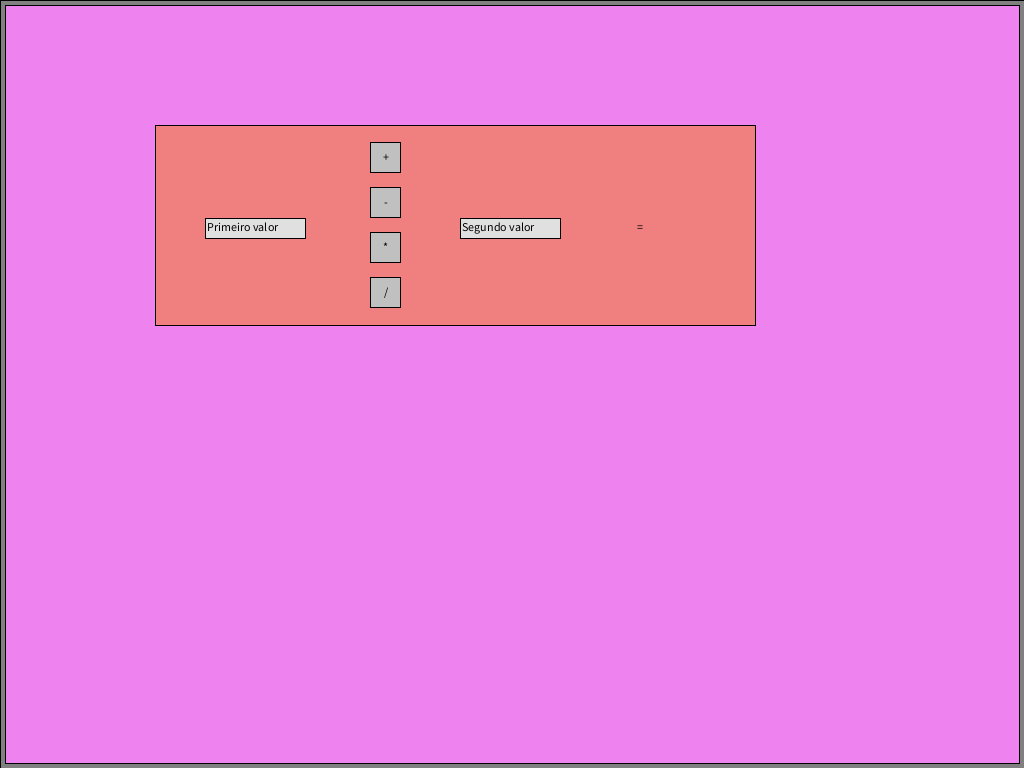
Frame 1 (no input)
Frame 60 (the mouse pressed at the canvas centre just before this capture): identical to frame 1, image omitted
Frame 120 (the mouse held since frame 60 and released just before this capture): identical to frame 1, image omitted

The Processing sketch that drew this single still picture (run headless with seeded random() and noise(); from frame 60 on, the mouse is pressed at the canvas centre):

// Processing sketch: Tutorial08
// ── Tutorial08.pde
Botao btSoma, btSubtrai, btMultiplica, btDivisao; //<>//
Entrada entValor1, entValor2;
Painel p, painelCalculadora;
Rotulo rotResultado;

class Principal extends IGU {
  
  void acao(Componente c) {
    String valor1 = entValor1.texto();
    String valor2 = entValor2.texto();
    float num1 = float (valor1);
    float num2 = float (valor2);

    float resultado = 0;
 
    if (c instanceof Botao) {
      if (c == btSoma) {
        resultado = num1 + num2;
      } else if (c == btSubtrai) {
        resultado = num1 - num2;
      } else if (c == btMultiplica) {
        resultado = num1 * num2;
      } else if (c == btDivisao) {
        resultado = num1 / num2;
      } 
      rotResultado.texto("=" + str (resultado));
    }
  }
}

IGU principal;

void setup() {
  size(1024, 768);

  // A classe Principal, descedente de IGU, é o componente principal que ocupa a área toda da aplicação.
  principal = new Principal();

  p = new Painel(principal, 5, 5, (int)Raiz.largura - 10, (int)Raiz.altura - 10);

  p.fundo(color(238, 130, 238));
  
  painelCalculadora = new PainelCalculadora(p, 150, 120);
  painelCalculadora.fundo(color (240,128,128));
}

// A classe PainelCalculadora, descedente de Painel, é o componente que apresenta um novo painel na aplicação, onde a calculadora será exibida.
class PainelCalculadora extends Painel {
  PainelCalculadora(Painel pai, int x, int y) {
    //"super" é o método construtor da classe PainelCalculadora.
    super(pai, x, y, 600, 200);
    btSoma = new Botao("+", this, 215, 17, 30, 30);
    btSubtrai = new Botao("-", this, 215, 62, 30, 30);
    btMultiplica = new Botao("*", this, 215, 107, 30, 30);
    btDivisao = new Botao("/", this, 215, 152, 30, 30);
  
    entValor1 = new Entrada("Primeiro valor", this, 50, 93, 100, 20);
    entValor2 = new Entrada("Segundo valor", this, 305, 93, 100, 20);

    rotResultado = new Rotulo("=", this, 480, 88, 100, 30);
  }
}

void draw() {
  principal.redesenha();
}

// ── IGU.pde
final int END = 35; //<>// //<>// //<>// //<>// //<>//
final int SHIFT = 16;

class Componente {

  Componente pai;
  ArrayList<Componente> componentes = new ArrayList<Componente>();
  Ponto2D ptos[];
  Poligono poli;
  int xAbs, yAbs;
  int x, y, larg, altu;
  int xRecorte, yRecorte, largRecorte, altuRecorte;
  color corFundo = color(128, 128, 128);
  color corFrente = color(0, 0, 0);
  boolean podeReceberFoco = true;
  int tamanhoTexto = 12;
  Componente proxTabComponente = null;
  Componente anteTabComponente = null;
  boolean visivel = true;

  Componente(Componente pai, int x, int y, int larg, int altu) {
    forma(pai, x, y, larg, altu);
    pai.componentes.add(this);
  }

  Componente(Componente pai, int ... ptos) {
    formaPoli(pai, ptos);
    pai.componentes.add(this);
  }

  Componente(int x, int y, int larg, int altu) {
    forma(null, x, y, larg, altu);
  }

  Componente(int ... ptos) {
    formaPoli(null, ptos);
  }

  void minMax(Ponto2D min, Ponto2D max, int ... ptosXY) {
    ptos = new Ponto2D[ptosXY.length/2];
    min.x = min.y = Integer.MAX_VALUE;
    max.x = max.y = Integer.MIN_VALUE;
    for (int i = 0; i < ptosXY.length; i += 2) {
      min.x = min(min.x, ptosXY[i]);
      min.y = min(min.y, ptosXY[i + 1]);
      max.x = max(max.x, ptosXY[i]);
      max.y = max(max.y, ptosXY[i + 1]);
    }
  }

  void forma(Componente pai, int x, int y, int larg, int altu) {
    formaPoli(pai, x, y, x + larg, y, x + larg, y + altu, x, y + altu);
  }

  void formaPoli(Componente pai, int ... ptosXY) {
    Ponto2D min = new Ponto2D();
    Ponto2D max = new Ponto2D();
    minMax(min, max, ptosXY);
    for (int i = 0; i < ptosXY.length; i += 2) {
      ptos[i / 2] = new Ponto2D(ptosXY[i] - min.x, ptosXY[i + 1] - min.y);
    }
    larg = max.x - min.x;
    altu = max.y - min.y;
    if (pai != null) {
      this.pai = pai;
      xAbs = pai.xAbs + min.x;
      yAbs = pai.yAbs + min.y;
    } else {
      xAbs = min.x;
      yAbs = min.y;
    }
      println(xAbs, yAbs);
    x = min.x;
    y = min.y;
    recorta();
    poli = new Poligono(ptos);
    for (Componente c : componentes)
      c.move(c.x, c.y);
    redraw();
  }

  void visivel(boolean b) {
    visivel = b;
    redraw();
  }

  void fundo(color c) {
    corFundo = c;
    redraw();
  }

  void frente(color c) {
    corFrente = c;
    redraw();
  }

  void move(int x, int y) {
    xAbs = pai.xAbs + x;
    yAbs = pai.yAbs + y;
      println(xAbs, yAbs);
    recorta();
    this.x = x;
    this.y = y;
    for (Componente c : componentes)
      c.move(c.x, c.y);
    redraw();
  }

  boolean dentroDoComponente(int x, int y) {
    x -= xAbs;
    y -= yAbs;
    return poli.contem(x, y);
  }

  void recorta() {
    if (pai == null) {
      xRecorte = Raiz.xEscala(xAbs);
      yRecorte = Raiz.yEscala(yAbs);
      largRecorte = round(larg * Raiz.escala);
      altuRecorte = round(altu * Raiz.escala);
    } else {
      xRecorte = max(Raiz.xEscala(xAbs), pai.xRecorte);
      yRecorte = max(Raiz.yEscala(yAbs), pai.yRecorte);
      largRecorte = min(Raiz.xEscala(xAbs + larg), pai.xRecorte + pai.largRecorte) - xRecorte;
      altuRecorte = min(Raiz.yEscala(yAbs + altu), pai.yRecorte + pai.altuRecorte) - yRecorte;
    }
  }

  void redesenha() {
    if (visivel) { 
      clip(xRecorte, yRecorte, largRecorte + 1, altuRecorte + 1);
      pushMatrix();
      translate(Raiz.xDesloc + xAbs * Raiz.escala, Raiz.yDesloc + yAbs * Raiz.escala);
      scale(Raiz.escala);
      atualiza();
      popMatrix();
      for (Componente c : componentes)
        c.redesenha();
      clip(xRecorte, yRecorte, largRecorte + 1, altuRecorte + 1);
      pushMatrix();
      translate(Raiz.xDesloc + xAbs * Raiz.escala, Raiz.yDesloc + yAbs * Raiz.escala);
      scale(Raiz.escala);
      atualizaContorno();
      popMatrix();
    }
  }

  protected void atualiza() {
    textAlign(LEFT, TOP);
    strokeWeight(1); 
    stroke(0);
    poli.corPreenchimento(corFundo);
    textSize(tamanhoTexto);
    stroke(corFrente);
    desenha();
  }

  protected void atualizaContorno() {
    strokeWeight(1); 
    stroke(corFrente);
    desenhaContorno();
  }

  void desenhaContorno() {
    poli.desenhaContorno();
  }

  void desenhaContorno(int dx, int dy) {
    poli.desenhaContorno(dx, dy);
  }

  void desenha() {
    poli.desenha();
  }

  void acao() {
    acao(this);
  }

  void acao(Componente c) {
    if (pai != null)
      pai.acao(c);
  }

  void mouseEntrou(int x, int y) {
  }

  void mouseSaiu() {
  }

  void mouseApertou(int botao, int x, int y) {
  }

  void mouseSoltou(int botao, int x, int y) {
  }

  void mouseClicou(int botao, int x, int y) {
  }

  void perdeuFoco(Componente receberaFoco) {
  }

  void ganhouFoco(Componente perdeuFoco) {
  }

  void teclaPressionada(int tecla, int codigo) {
  }

  void teclaLiberada(int tecla, int codigo) {
  }

  void teclaDigitada(int tecla, int codigo) {
  }

  void remove() {
    visivel(false);
    pai.componentes.remove(this);
    redraw();
  }
}

class Rotulo extends Componente {
  String texto;
  int alinha = LEFT;

  Rotulo(String texto, Componente pai, int x, int y, int larg, int altu) {
    super(pai, x, y, larg, altu);
    init(texto);
  }

  Rotulo(String texto, Componente pai, int ... ptos) {
    super(pai, ptos);
    init(texto);
  }

  void init(String texto) {
    this.texto = texto;
    podeReceberFoco = false;
  }

  void alinhamento(int alinha) {
    this.alinha = alinha;
  }  

  String texto() {
    return texto;
  }

  void texto(String txt) {
    texto = txt;
    redraw();
  }

  void desenha() {
    int x = 2;
    switch (alinha) {
    case CENTER:
      x = (larg - (int)textWidth(texto)) / 2;
      break;
    case RIGHT:
      x = larg - (int)textWidth(texto) - 2;
      break;
    }
    fill(corFrente);
    text(texto, x, (altu - Raiz.alturaMinima)/2);
  }

  void desenhaContorno() {
  }
}

class Botao extends Componente {
  String texto;
  boolean pressionado = false;
  boolean preparado = false;

  Botao(String texto, Componente pai, int x, int y, int larg, int altu) {
    super(pai, x, y, larg, altu);
    init(texto);
  }

  Botao(String texto, Componente pai, int ... ptosXY) {
    super(pai, ptosXY);
    init(texto);
  }

  void init(String texto) {
    this.texto = texto;
    corFundo = color(192, 192, 192);
  }

  void mouseApertou(int botao, int x, int y) {
    pressionado = true;
    redraw();
  }

  void mouseSoltou(int botao, int x, int y) {
    pressionado = false;
    redraw();
  }

  void mouseEntrou(int x, int y) {
    pressionado = false;
    preparado = true;
    redraw();
  }

  void mouseSaiu() {
    pressionado = false;
    preparado = false;
    redraw();
  }

  void mouseClicou(int botao, int x, int y) {
    acao();
    redraw();
  }

  void desenhaFundo() {
    noStroke();
    poli.corPreenchimento(corFundo);
    poli.desenha();
  }

  void desenhaFrente(int dx, int dy) {
    fill(corFrente);
    text(texto, (larg - (int)textWidth(texto)) / 2 + dx, (altu - Raiz.alturaMinima)/2 + dy);
  }

  void desenhaAcionado() {
    desenhaFundo();
    stroke(lerpColor(corFundo, color(0, 0, 0), 0.5)); 
    desenhaContorno(1, 1);
    desenhaFrente(1, 1);
  }

  void desenhaPreparado() { 
    desenhaFundo();
    stroke(lerpColor(corFundo, color(0, 0, 0), 0.5));
    desenhaContorno(-1, -1); 
    stroke(lerpColor(corFundo, color(255, 255, 255), 0.5));
    desenhaContorno(1, 1);
    desenhaFrente(0, 0);
  }

  void desenhaNormal() {
    desenhaFundo();
    desenhaFrente(1, 1);
  }

  void desenha() {
    if (pressionado) {
      desenhaAcionado();
    } else if (preparado) {
      desenhaPreparado();
    } else {
      desenhaNormal();
    }
  }
}

class PainelEstados extends Painel {
  int ultimoId = 0;
  
  PainelEstados(Componente pai, int x, int y, int larg, int altu) {
    super(pai, x, y, larg, altu);
  }

  PainelEstados(String opcoes[], Componente pai, int x, int y) {
    super(pai, x, y, 10, 10);
    int maxX = 0;
    int maxY = Raiz.alturaMinima;
    for (String op : opcoes) {
      if (maxX < (int)textWidth(op)) {
        maxX = (int)textWidth(op);
      }
    }
    maxY += 2;
    forma(pai, x, y, maxX + maxY*2, maxY * opcoes.length);
    int posY = 0;
    for (String op : opcoes) {
      new BotaoEstado(op, this, 0, posY, larg, maxY);
      posY += maxY;
    }
  }

  void atribuiProxId(BotaoEstado be) {
  }
  
  void acao(Componente c) {
    for (Componente irmao : componentes) {
      if (irmao instanceof BotaoEstado && irmao != c) {
        ((BotaoEstado)irmao).estado(false);
      }
    }
    super.acao(c);
  }

  BotaoEstado selecionado() {
    for (Componente c : componentes) {
      if (c instanceof BotaoEstado) {
        BotaoEstado bt = (BotaoEstado)c;
        if (bt.estado) {
          return bt;
        }
      }
    }
    return null;
  }

  int idSelecionado() {
    BotaoEstado bt = selecionado();
    if (bt != null) {
      return bt.id();
    } else { 
      return -1;
    }
  }
}

class BotaoEstado extends Botao {
  private boolean estado = false;
  private int id = -1;

  BotaoEstado(String texto, Componente pai, int x, int y, int larg, int altu) {
    super(texto, pai, x, y, larg, altu);
    atribuiId();
  }

  BotaoEstado(String texto, Componente pai, int ... ptosXY) {
    super(texto, pai, ptosXY);
    atribuiId();
  }
  
  void atribuiId() {
    if (pai instanceof PainelEstados) {
      id(((PainelEstados)pai).ultimoId++);
    }
  }

  void id(int id) {
    this.id = id;
  }

  int id() {
    return id;
  }

  void estado(boolean e) {
    estado = e;
    redesenha();
  }

  void acao() {
    if (pai instanceof PainelEstados) {
      estado(true);
    } else {
      estado(!estado);
    }
    acao(this);
  }

  void desenhaFrente(int dx, int dy) {
    int y = (altu - Raiz.alturaMinima)/2 + dy;
    char simbolo = '\u2718';
    int x = dx + (int)textWidth(simbolo) + 4;
    if (!estado) {
      simbolo = ' ';
    }
    fill(corFrente);
    text(simbolo, dx + 2, y);
    text(texto, x, y);
  }

  void desenha() {
    if (pressionado || estado) {
      desenhaAcionado();
    } else if (preparado) {
      desenhaPreparado();
    } else {
      desenhaNormal();
    }
  }
}

class Entrada extends Componente {
  String texto;
  int xPosTexto = 2;
  int yPosTexto;
  int alinha = LEFT;
  boolean botaoPressionado = false;
  boolean comFoco = false;
  int selecaoInicio;
  int selecaoFim;
  color corSelecao = 255;

  /** valores da variavel selecionando */
  final int NAO = 0;
  final int SIM = 1; // selecionando, mas sem direcao definida
  final int INICIO = 2;
  final int FIM = 3;
  int selecionando = NAO;

  Entrada(String texto, Componente pai, int x, int y, int larg, int altu) {
    super(pai, x, y, larg, altu);
    init(texto);
  }

  Entrada(String texto, Componente pai, int ... ptos) {
    super(pai, ptos);
    init(texto);
  }

  void init(String texto) {
    this.texto = texto;
    textSize(tamanhoTexto);
    int altuTexto = Raiz.alturaMinima;
    yPosTexto = (altu - altuTexto)/2;
    corFundo = 224;
    selecionaTudo();
  }

  void texto(String texto) {
    int compr = texto.length();
    if (selecaoInicio > compr)
      selecaoInicio = compr;
    if (selecaoFim >= selecaoInicio)
      selecaoFim = selecaoInicio - 1;
    this.texto = texto;
  }

  String texto() {
    return texto;
  }

  void selecionaTudo() {
    selecaoInicio = 0;
    selecaoFim = texto.length()-1;
  }

  void alinhamento(int alinha) {
    this.alinha = alinha;
    redraw();
  }

  void perdeuFoco(Componente receberaFoco) {
    comFoco = false;
    redraw();
  }

  void ganhouFoco(Componente perdeuFoco) {
    comFoco = true;
    selecionaTudo();
    redraw();
  }

  void corFundoTexto(color c) {
    corSelecao = c;
  }

  void desenha() {
    int xTexto = xPosTexto;
    int xCarete;
    super.desenha();
    switch (alinha) {
    case CENTER:
      xTexto += (larg - (int)textWidth(texto)) / 2;
      break;
    case RIGHT:
      xTexto += larg - (int)textWidth(texto) - 2;
      break;
    }
    textSize(tamanhoTexto);
    //println("selecaox ini: "+selecaoInicio+" fin: "+selecaoFim+" \""+texto+"\"");
    int altuTexto = Raiz.alturaMinima;
    int xTam = (int)textWidth(texto.substring(selecaoInicio, selecaoFim + 1));
    xCarete = xTexto + (int)textWidth(texto.substring(0, selecaoInicio));
    if (comFoco) {
      fill(color(corSelecao));
      rectMode(CORNER);
      rect(xCarete, yPosTexto, xTam, altuTexto);
    }
    fill(corFrente);
    text(texto, xTexto, yPosTexto);
  }

  String substituiSelecao(String carac) {
    String s = "";
    if (selecaoInicio > 0)
      s = texto.substring(0, selecaoInicio);
    s += carac;
    if (selecaoFim < texto.length() - 1)
      s += texto.substring(selecaoFim + 1);
    return s;
  }

  void teclaDigitada(int tecla, int codigo) {  
    switch (tecla) {
    case CODED:
      return;
    case DELETE:
    case BACKSPACE:
      if (selecaoInicio > selecaoFim)
        if (tecla == DELETE) 
          selecaoFim = selecaoInicio;
        else 
        selecaoInicio = selecaoFim;
      texto = substituiSelecao("");
      if (selecaoInicio >= 0)
        selecaoInicio--;
      selecaoFim = selecaoInicio++;
      break;
    case ENTER:
    case RETURN:
      acao();
      break;
    default:
      textSize(tamanhoTexto);
      String s = substituiSelecao(str((char)tecla));
      if (textWidth(s) < larg - 4) {
        texto = s;
        selecaoFim = selecaoInicio++;
      }
    }
    redraw();
  } 

  void teclaPressionada(int tecla, int codigo) {
    if (Raiz.shift)
      selecionando = SIM;
    switch (codigo) {
    case RIGHT:
      if (selecionando == NAO) {
        if (selecaoFim < texto.length() - 1) 
          selecaoFim ++;
        selecaoInicio = selecaoFim + 1;
      } else {
        if (selecionando == SIM)
          selecionando = FIM;
        if (selecionando == FIM) 
          if (selecaoFim < texto.length() - 1) 
            selecaoFim ++;        
        if (selecionando == INICIO) {
          if (selecaoInicio < selecaoFim + 1) 
            selecaoInicio ++;
          if (selecaoInicio == selecaoFim + 1)
            selecionando = SIM;
        }
      }
      break;
    case LEFT:
      if (selecionando == NAO) {
        if (selecaoInicio > 0) 
          selecaoInicio --;
        selecaoFim = selecaoInicio - 1;
      } else {
        if (selecionando == SIM)
          selecionando = INICIO;
        if (selecionando == INICIO) 
          if (selecaoInicio > 0) 
            selecaoInicio --;        
        if (selecionando == FIM) {
          if (selecaoInicio < selecaoFim + 1) 
            selecaoFim --;
          if (selecaoInicio == selecaoFim + 1)
            selecionando = SIM;
        }
      }
      break;
    }
    //println(selecaoInicio, selecaoFim);
    redraw();
  }

  void teclaLiberada(int tecla, int codigo) {
    if (!Raiz.shift)
      selecionando = NAO;
  }

  void mouseClicou(int botao, int x, int y) {
    redraw();
  }
}

class Painel extends Componente { 
  Painel(Componente pai, int x, int y, int larg, int altu) {
    super(pai, x, y, larg, altu);
    corFundo = color(224, 224, 224);
  }
}

/** Dialogo */

class SuporteDialogo extends Componente {
  private Componente modalAnterior;

  SuporteDialogo(Componente pai) {
    super(pai, round((Raiz.largura-50)/2), round((Raiz.altura-40)/2), 50, 40);
  }

  void visivel(boolean b) {
    visivel = b;
    if (visivel) {
      modalAnterior = Raiz.modal;
      Raiz.modal = this;
    } else {
      if (modalAnterior != null) {
        Raiz.modal = modalAnterior;
      }
    }
    redraw();
  }
}

class PainelTitulo extends Rotulo {
  Botao botaoFechar;

  PainelTitulo(String titulo, Componente pai) {
    super(titulo, pai, 0, 0, pai.larg, Raiz.alturaMinima+2);
    botaoFechar = new Botao("X", this, x + larg, 0, altu, altu - 1);
    fundo(botaoFechar.corFrente);
    frente(botaoFechar.corFundo);
  }

  void acao(Componente c) {
    if (c == botaoFechar) {
      pai.remove();
    }
  }

  void forma() {
    forma(pai, 0, 0, pai.larg, altu);
    botaoFechar.move(pai.larg - botaoFechar.larg, 0);
  }
  
  void fundo(color c) {
    pai.corFundo = c;
    redraw();
  }
}

class Dialogo extends Componente {
  PainelTitulo painelTitulo;
  
  Dialogo(String titulo) {
    super(new SuporteDialogo(Raiz.igu), round((Raiz.largura-50)/2), 
          round((Raiz.altura-40)/2), 50, 40);
    painelTitulo = new PainelTitulo(titulo, this.pai);
    visivel(false);
  }

  
  Rotulo painelTitulo() {
    return painelTitulo;
  }; 
  
  Botao botaoFechar() {
    return painelTitulo.botaoFechar;
  }
  
  void forma() {
    int minX = Integer.MAX_VALUE;
    int minY = Integer.MAX_VALUE;
    int maxX = 0;
    int maxY = 0;
    for (Componente c : componentes) {
      minX = min(minX, c.x);
      minY = min(minY, c.y);
      maxX = max(maxX, c.x + c.larg);
      maxY = max(maxY, c.y + c.altu);
    }
    minX = min(minX, maxX);
    minY = min(minY, maxY); 
    if (maxX + minX < 80)
      maxX = 80 - minX;
    if (maxY + minY < 60) 
      maxY = 60 - maxY;
    pai.forma(pai.pai, round((Raiz.largura - (minX + maxX))/2), 
              round((Raiz.altura - (minY + maxY))/2 - painelTitulo.altu), 
              minX + maxX, minY + maxY + painelTitulo.altu);
    forma(pai, 0, painelTitulo.altu, minX + maxX, minY + maxY);
    painelTitulo.forma();
  }

  void frente(color c) {
    super.frente(c);
    pai.corFrente = c;
    redraw();
  }
  
  void visivel(boolean b) {
    forma();
    pai.visivel(b);
  }

  void fecha() {
    pai.remove();
  }
}

class IGU extends Componente {
  
  IGU() {
    super(0, 0, width - 1, height - 1);
    iniciaIGU(width, height);
  }

  IGU(float largura, float altura) {
    super(0, 0, width - 1, height - 1);
    iniciaIGU(largura, altura);
  }
  
  void iniciaIGU(float largura, float altura) {
    Raiz.larguraReal = width;
    Raiz.alturaReal = height;
    Raiz.tamanho(largura, altura);
    Raiz.igu = this;
    Raiz.modal = this;
    Raiz.alturaMinima = int(textAscent() + textDescent());
    forma(null, 0, 0, (int)largura, (int)altura);
  }

  Componente componenteNoPonto(int x, int y) {
    return componenteNoPonto(Raiz.modal, x, y);
  }

  Componente componenteNoPonto(Componente cAtual, int x, int y) {
    //println(cAtual);
    if (cAtual.dentroDoComponente(x, y) && cAtual.visivel) {
      for (Componente c : cAtual.componentes) {
        Componente result = componenteNoPonto(c, x, y);
        if (result != null)
          cAtual = result;
      }
      return cAtual;
    }
    return null;
  }
}

class AtalhoTeclado {
  void trata(int tecla, int codigo) {
  }
}

static class Raiz {
  static IGU igu = null;
  static Componente mouseNoComponente = null;
  static Componente componenteComFoco; 
  static AtalhoTeclado atalhoTeclado = null;
  static boolean shift = false;
  static boolean alt = false;
  static boolean control = false;
  static Componente modal = null;
  static int alturaMinima;
  static int larguraReal;
  static int alturaReal;
  
  static float escala = 1;
  static float xDesloc = 0;
  static float yDesloc = 0;
  static float largura;
  static float altura;

  static void mudaFoco(Componente c) {
    if (c != null && componenteComFoco != c && c.podeReceberFoco && c.visivel) {
      if (componenteComFoco != null)
        componenteComFoco.perdeuFoco(c);
      c.ganhouFoco(componenteComFoco);
      componenteComFoco = c;
    }
  }

  static void tamanho(float largura, float altura) {
    Raiz.largura = largura;
    Raiz.altura = altura;
    float dx = larguraReal / largura;
    float dy = alturaReal / altura;
    escala = min(dx, dy);
    xDesloc = (larguraReal - largura * escala)/2;
    yDesloc = (alturaReal - altura * escala)/2;
    println(escala, xDesloc, yDesloc);
  }
  
  static int xEscala(int x) {
    return round(Raiz.xDesloc + x * Raiz.escala);
  }
  
  static int yEscala(int y) {
    return round(Raiz.yDesloc + y * Raiz.escala);
  }

  static void mouseApertou(int botao, int x, int y) {
    Componente c = igu.componenteNoPonto(x, y);
    if (c == null) 
      return;
    c.mouseApertou(botao, x - c.xAbs, y - c.yAbs);
    mudaFoco(c);
  }

  static void mouseClicou(int botao, int x, int y) {
    Componente c = igu.componenteNoPonto(x, y);
    if (c == null) 
      return;
    c.mouseClicou(botao, x - c.xAbs, y - c.yAbs);
  }

  static void mouseSoltou(int botao, int x, int y) {
    Componente c = igu.componenteNoPonto(x, y);
    if (c == null) 
      return;
    c.mouseSoltou(botao, x - c.xAbs, y - c.yAbs);
  }

  static void mouseMoveu(int x, int y) {
    Componente c = igu.componenteNoPonto(x, y);
    if (c != null) {
      if (mouseNoComponente != c) {
        if (mouseNoComponente != null)
          mouseNoComponente.mouseSaiu();
        c.mouseEntrou(x - c.xAbs, y - c.yAbs);
        mouseNoComponente = c;
      }
    }
  }
}

public void keyPressed(KeyEvent event) {
  Raiz.shift = event.isShiftDown();
  Raiz.alt = event.isAltDown();
  Raiz.control = event.isControlDown();
  if (Raiz.atalhoTeclado != null) 
    Raiz.atalhoTeclado.trata(event.getKey(), event.getKeyCode());
  if (Raiz.componenteComFoco != null)
    Raiz.componenteComFoco.teclaPressionada(event.getKey(), event.getKeyCode());
  if (key==27)
    key=0;
}

void keyTyped(KeyEvent event) {
  if (Raiz.componenteComFoco != null) {
    if (key == TAB) {
      Componente c;
      if (Raiz.shift) {
        c = Raiz.componenteComFoco.anteTabComponente; // anterior
      } else {
        c = Raiz.componenteComFoco.proxTabComponente; // proximo
      }
      Raiz.mudaFoco(c);
    } else
      Raiz.componenteComFoco.teclaDigitada(event.getKey(), event.getKeyCode());
  }
}

void keyReleased(KeyEvent event) {
  Raiz.shift = event.isShiftDown();
  Raiz.alt = event.isAltDown();
  Raiz.control = event.isControlDown();
  if (Raiz.componenteComFoco != null)
    Raiz.componenteComFoco.teclaLiberada(event.getKey(), event.getKeyCode());
}

void mousePressed(MouseEvent event) {
  Raiz.mouseApertou(event.getButton(), event.getX(), event.getY());
}

void mouseClicked(MouseEvent event) {
  Raiz.mouseClicou(event.getButton(), event.getX(), event.getY());
}

void mouseReleased(MouseEvent event) {
  Raiz.mouseSoltou(event.getButton(), event.getX(), event.getY());
}

void mouseMoved(MouseEvent event) {
  Raiz.mouseMoveu(event.getX(), event.getY());
}

/** ##################
 *  Classes auxiliares 
 *  ##################
 */

class Ponto2D {
  Ponto2D() {
    x = 0;
    y = 0;
  }
  Ponto2D(int x, int y) {
    this.x = x;
    this.y = y;
  }
  int x, y;
};

public class Poligono {
  PShape shape;
  Ponto2D[] ptos;
  color corPreenchimento;

  Poligono(Ponto2D[] ptos) {
    this.ptos = ptos;
    shape = createShape();
    renova();
  }

  int acimaDoSegmentoDeReta(int x, int y, Ponto2D p0, Ponto2D p1) {
    float yl, m;
    if (min(p0.x, p1.x) < x && x <= max(p0.x, p1.x)) {
      int dy = p0.y - p1.y;
      if (dy == 0) {
        if (p0.y > y) {
          return 1;
        } else {
          return 0;
        }
      }
      int dx = p0.x - p1.x;
      if (dx != 0) {
        m = (float)dx/dy;
        yl = p0.y - (p0.x - x) / m;
        if (round(yl) > y) {
          return 1;
        }
      }
    }
    return 0;
  }

  int aDireitaDoSegmentoDeReta(int x, int y, Ponto2D p0, Ponto2D p1) {
    float xl, m;
    x--;
    if (min(p0.y, p1.y) < y && y <= max(p0.y, p1.y)) {
      int dx = p0.x - p1.x;
      if (dx == 0) {
        if (p0.x > x) {
          return 1;
        } else {
          return 0;
        }
      }
      int dy = p0.y - p1.y;
      if (dy != 0) {
        m = (float)dy/dx;
        xl = p0.x - (p0.y - y) / m;
        if (round(xl) > x) {
          return 1;
        }
      }
    }
    return 0;
  }

  boolean contem(int x, int y) {
    int contX = 0, contY = 0;
    for (int i = 1; i < ptos.length; i++) {
      contX+=acimaDoSegmentoDeReta(x, y, ptos[i - 1], ptos[i]);
      contY+=aDireitaDoSegmentoDeReta(x, y, ptos[i - 1], ptos[i]);
    }
    contX+=acimaDoSegmentoDeReta(x, y, ptos[ptos.length - 1], ptos[0]);
    contY+=aDireitaDoSegmentoDeReta(x, y, ptos[ptos.length - 1], ptos[0]);

    //println(contX, contY);
    return (contX & 1) == 1 && (contY & 1) == 1;
  }

  boolean contem(Ponto2D pto) {
    return contem(pto.x, pto.y);
  }

  void renova() {
    shape.beginShape();
    shape.noStroke();
    shape.fill(corPreenchimento);
    for (Ponto2D p : ptos) {
      shape.vertex(p.x, p.y);
    }
    shape.endShape();
  }

  public void desenhaContorno() {
    desenhaContorno(0, 0);
  }

  public void desenhaContorno(int dx, int dy) {
    for (int i = 1; i < ptos.length; i++) {
      line(ptos[i - 1].x+dx, ptos[i - 1].y+dy, ptos[i].x+dx, ptos[i].y+dy);
    }
    line(ptos[ptos.length - 1].x+dx, ptos[ptos.length - 1].y+dy, ptos[0].x+dx, ptos[0].y+dy);
  }

  void corPreenchimento(color cor) {
    if (cor != corPreenchimento) {
      corPreenchimento = cor;
      renova();
    }
  }

  public void desenha() {
    shape(shape);
  }
}
